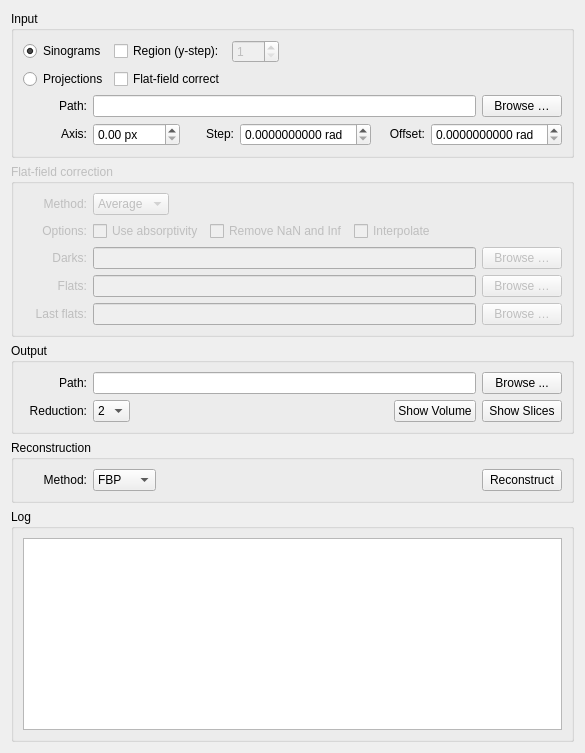
      <widget class="QWidget" name="tab_widgetPage1_2" native="true">
       <attribute name="title">
        <string>Reconstruct</string>
       </attribute>
       <layout class="QVBoxLayout" name="verticalLayout">
        <item>
         <widget class="QGroupBox" name="input_container">
          <property name="title">
           <string>Input</string>
          </property>
          <layout class="QVBoxLayout" name="verticalLayout_7">
           <item>
            <layout class="QGridLayout" name="gridLayout_4">
             <item row="1" column="0">
              <widget class="QRadioButton" name="proj_button">
               <property name="sizePolicy">
                <sizepolicy hsizetype="Fixed" vsizetype="Fixed">
                 <horstretch>0</horstretch>
                 <verstretch>0</verstretch>
                </sizepolicy>
               </property>
               <property name="toolTip">
                <string notr="true"/>
               </property>
               <property name="text">
                <string>Projections</string>
               </property>
               <property name="autoExclusive">
                <bool>true</bool>
               </property>
              </widget>
             </item>
             <item row="0" column="0">
              <widget class="QRadioButton" name="sino_button">
               <property name="sizePolicy">
                <sizepolicy hsizetype="Fixed" vsizetype="Fixed">
                 <horstretch>0</horstretch>
                 <verstretch>0</verstretch>
                </sizepolicy>
               </property>
               <property name="toolTip">
                <string notr="true"/>
               </property>
               <property name="text">
                <string>Sinograms</string>
               </property>
               <property name="checked">
                <bool>true</bool>
               </property>
               <property name="autoExclusive">
                <bool>true</bool>
               </property>
              </widget>
             </item>
             <item row="0" column="2">
              <widget class="QSpinBox" name="y_step">
               <property name="enabled">
                <bool>false</bool>
               </property>
               <property name="sizePolicy">
                <sizepolicy hsizetype="Fixed" vsizetype="Fixed">
                 <horstretch>0</horstretch>
                 <verstretch>0</verstretch>
                </sizepolicy>
               </property>
               <property name="minimum">
                <number>1</number>
               </property>
               <property name="maximum">
                <number>500</number>
               </property>
              </widget>
             </item>
             <item row="0" column="1">
              <widget class="QCheckBox" name="region_box">
               <property name="sizePolicy">
                <sizepolicy hsizetype="Fixed" vsizetype="Fixed">
                 <horstretch>0</horstretch>
                 <verstretch>0</verstretch>
                </sizepolicy>
               </property>
               <property name="mouseTracking">
                <bool>false</bool>
               </property>
               <property name="toolTip">
                <string notr="true"/>
               </property>
               <property name="statusTip">
                <string/>
               </property>
               <property name="whatsThis">
                <string/>
               </property>
               <property name="autoFillBackground">
                <bool>false</bool>
               </property>
               <property name="text">
                <string>Region (y-step):</string>
               </property>
              </widget>
             </item>
             <item row="0" column="3">
              <spacer name="horizontalSpacer_2">
               <property name="orientation">
                <enum>Qt::Horizontal</enum>
               </property>
               <property name="sizeHint" stdset="0">
                <size>
                 <width>40</width>
                 <height>20</height>
                </size>
               </property>
              </spacer>
             </item>
             <item row="1" column="1">
              <widget class="QCheckBox" name="ffc_box">
               <property name="sizePolicy">
                <sizepolicy hsizetype="Fixed" vsizetype="Fixed">
                 <horstretch>0</horstretch>
                 <verstretch>0</verstretch>
                </sizepolicy>
               </property>
               <property name="toolTip">
                <string notr="true"/>
               </property>
               <property name="text">
                <string>Flat-field correct</string>
               </property>
              </widget>
             </item>
            </layout>
           </item>
           <item>
            <layout class="QHBoxLayout" name="horizontalLayout_3">
             <item>
              <widget class="QLabel" name="input_path_label">
               <property name="sizePolicy">
                <sizepolicy hsizetype="Fixed" vsizetype="Fixed">
                 <horstretch>0</horstretch>
                 <verstretch>0</verstretch>
                </sizepolicy>
               </property>
               <property name="minimumSize">
                <size>
                 <width>64</width>
                 <height>0</height>
                </size>
               </property>
               <property name="toolTip">
                <string notr="true"/>
               </property>
               <property name="text">
                <string>Path:</string>
               </property>
               <property name="alignment">
                <set>Qt::AlignRight|Qt::AlignTrailing|Qt::AlignVCenter</set>
               </property>
              </widget>
             </item>
             <item>
              <widget class="QLineEdit" name="input_path_line">
               <property name="sizePolicy">
                <sizepolicy hsizetype="Expanding" vsizetype="Fixed">
                 <horstretch>0</horstretch>
                 <verstretch>0</verstretch>
                </sizepolicy>
               </property>
               <property name="toolTip">
                <string notr="true"/>
               </property>
              </widget>
             </item>
             <item>
              <widget class="QPushButton" name="input_path_button">
               <property name="sizePolicy">
                <sizepolicy hsizetype="Minimum" vsizetype="Fixed">
                 <horstretch>0</horstretch>
                 <verstretch>0</verstretch>
                </sizepolicy>
               </property>
               <property name="toolTip">
                <string notr="true"/>
               </property>
               <property name="text">
                <string>Browse …</string>
               </property>
              </widget>
             </item>
            </layout>
           </item>
           <item>
            <layout class="QGridLayout" name="params_layout" columnstretch="0,0,0,0,0,0,0,0">
             <property name="horizontalSpacing">
              <number>6</number>
             </property>
             <item row="0" column="3">
              <widget class="QDoubleSpinBox" name="axis_spin">
               <property name="sizePolicy">
                <sizepolicy hsizetype="Expanding" vsizetype="Fixed">
                 <horstretch>0</horstretch>
                 <verstretch>0</verstretch>
                </sizepolicy>
               </property>
               <property name="toolTip">
                <string notr="true"/>
               </property>
               <property name="suffix">
                <string> px</string>
               </property>
               <property name="maximum">
                <double>8192.000000000000000</double>
               </property>
              </widget>
             </item>
             <item row="0" column="4">
              <widget class="QLabel" name="angle_label">
               <property name="sizePolicy">
                <sizepolicy hsizetype="Minimum" vsizetype="Fixed">
                 <horstretch>0</horstretch>
                 <verstretch>0</verstretch>
                </sizepolicy>
               </property>
               <property name="minimumSize">
                <size>
                 <width>48</width>
                 <height>0</height>
                </size>
               </property>
               <property name="toolTip">
                <string notr="true"/>
               </property>
               <property name="text">
                <string>Step:</string>
               </property>
               <property name="alignment">
                <set>Qt::AlignRight|Qt::AlignTrailing|Qt::AlignVCenter</set>
               </property>
              </widget>
             </item>
             <item row="0" column="2">
              <widget class="QLabel" name="axis_label">
               <property name="sizePolicy">
                <sizepolicy hsizetype="Minimum" vsizetype="Fixed">
                 <horstretch>0</horstretch>
                 <verstretch>0</verstretch>
                </sizepolicy>
               </property>
               <property name="minimumSize">
                <size>
                 <width>64</width>
                 <height>0</height>
                </size>
               </property>
               <property name="toolTip">
                <string notr="true"/>
               </property>
               <property name="text">
                <string>Axis:</string>
               </property>
               <property name="alignment">
                <set>Qt::AlignRight|Qt::AlignTrailing|Qt::AlignVCenter</set>
               </property>
              </widget>
             </item>
             <item row="0" column="6">
              <widget class="QLabel" name="offset_label">
               <property name="sizePolicy">
                <sizepolicy hsizetype="Minimum" vsizetype="Fixed">
                 <horstretch>0</horstretch>
                 <verstretch>0</verstretch>
                </sizepolicy>
               </property>
               <property name="minimumSize">
                <size>
                 <width>48</width>
                 <height>0</height>
                </size>
               </property>
               <property name="toolTip">
                <string notr="true"/>
               </property>
               <property name="text">
                <string>Offset:</string>
               </property>
               <property name="alignment">
                <set>Qt::AlignRight|Qt::AlignTrailing|Qt::AlignVCenter</set>
               </property>
              </widget>
             </item>
             <item row="0" column="5">
              <widget class="QDoubleSpinBox" name="angle_step">
               <property name="sizePolicy">
                <sizepolicy hsizetype="Expanding" vsizetype="Fixed">
                 <horstretch>0</horstretch>
                 <verstretch>0</verstretch>
                </sizepolicy>
               </property>
               <property name="toolTip">
                <string notr="true"/>
               </property>
               <property name="suffix">
                <string> rad</string>
               </property>
               <property name="decimals">
                <number>10</number>
               </property>
              </widget>
             </item>
             <item row="0" column="7">
              <widget class="QDoubleSpinBox" name="angle_offset">
               <property name="sizePolicy">
                <sizepolicy hsizetype="Expanding" vsizetype="Fixed">
                 <horstretch>0</horstretch>
                 <verstretch>0</verstretch>
                </sizepolicy>
               </property>
               <property name="toolTip">
                <string notr="true"/>
               </property>
               <property name="suffix">
                <string> rad</string>
               </property>
               <property name="decimals">
                <number>10</number>
               </property>
              </widget>
             </item>
            </layout>
           </item>
          </layout>
         </widget>
        </item>
        <item>
         <widget class="QGroupBox" name="preprocessing_container">
          <property name="enabled">
           <bool>false</bool>
          </property>
          <property name="sizePolicy">
           <sizepolicy hsizetype="Preferred" vsizetype="Preferred">
            <horstretch>0</horstretch>
            <verstretch>0</verstretch>
           </sizepolicy>
          </property>
          <property name="title">
           <string>Flat-field correction</string>
          </property>
          <layout class="QVBoxLayout" name="verticalLayout_5">
           <item>
            <layout class="QGridLayout" name="gridLayout_3">
             <item row="0" column="1">
              <widget class="QComboBox" name="ffc_options">
               <property name="sizePolicy">
                <sizepolicy hsizetype="Fixed" vsizetype="Fixed">
                 <horstretch>0</horstretch>
                 <verstretch>0</verstretch>
                </sizepolicy>
               </property>
               <item>
                <property name="text">
                 <string>Average</string>
                </property>
               </item>
               <item>
                <property name="text">
                 <string>Median</string>
                </property>
               </item>
              </widget>
             </item>
             <item row="1" column="0">
              <widget class="QLabel" name="label_3">
               <property name="minimumSize">
                <size>
                 <width>64</width>
                 <height>0</height>
                </size>
               </property>
               <property name="text">
                <string>Options:</string>
               </property>
               <property name="alignment">
                <set>Qt::AlignRight|Qt::AlignTrailing|Qt::AlignVCenter</set>
               </property>
              </widget>
             </item>
             <item row="1" column="1">
              <layout class="QHBoxLayout" name="horizontalLayout_7">
               <item>
                <widget class="QCheckBox" name="absorptivity_box">
                 <property name="text">
                  <string>Use absorptivity</string>
                 </property>
                </widget>
               </item>
               <item>
                <widget class="QCheckBox" name="fix_naninf_box">
                 <property name="text">
                  <string>Remove NaN and Inf</string>
                 </property>
                </widget>
               </item>
               <item>
                <widget class="QCheckBox" name="interpolate_button">
                 <property name="sizePolicy">
                  <sizepolicy hsizetype="Fixed" vsizetype="Fixed">
                   <horstretch>0</horstretch>
                   <verstretch>0</verstretch>
                  </sizepolicy>
                 </property>
                 <property name="text">
                  <string>Interpolate</string>
                 </property>
                </widget>
               </item>
               <item>
                <spacer name="horizontalSpacer_6">
                 <property name="orientation">
                  <enum>Qt::Horizontal</enum>
                 </property>
                 <property name="sizeHint" stdset="0">
                  <size>
                   <width>40</width>
                   <height>20</height>
                  </size>
                 </property>
                </spacer>
               </item>
              </layout>
             </item>
             <item row="0" column="0">
              <widget class="QLabel" name="label_2">
               <property name="minimumSize">
                <size>
                 <width>64</width>
                 <height>0</height>
                </size>
               </property>
               <property name="text">
                <string>Method:</string>
               </property>
               <property name="alignment">
                <set>Qt::AlignRight|Qt::AlignTrailing|Qt::AlignVCenter</set>
               </property>
              </widget>
             </item>
             <item row="2" column="0">
              <widget class="QLabel" name="darks_label">
               <property name="enabled">
                <bool>false</bool>
               </property>
               <property name="minimumSize">
                <size>
                 <width>64</width>
                 <height>0</height>
                </size>
               </property>
               <property name="toolTip">
                <string notr="true"/>
               </property>
               <property name="text">
                <string>Darks:</string>
               </property>
               <property name="alignment">
                <set>Qt::AlignRight|Qt::AlignTrailing|Qt::AlignVCenter</set>
               </property>
              </widget>
             </item>
             <item row="2" column="1">
              <layout class="QHBoxLayout" name="horizontalLayout_2">
               <item>
                <widget class="QLineEdit" name="darks_path_line">
                 <property name="enabled">
                  <bool>false</bool>
                 </property>
                 <property name="toolTip">
                  <string notr="true"/>
                 </property>
                </widget>
               </item>
               <item>
                <widget class="QPushButton" name="darks_path_button">
                 <property name="enabled">
                  <bool>false</bool>
                 </property>
                 <property name="toolTip">
                  <string notr="true"/>
                 </property>
                 <property name="text">
                  <string>Browse …</string>
                 </property>
                </widget>
               </item>
              </layout>
             </item>
             <item row="3" column="0">
              <widget class="QLabel" name="flats_label">
               <property name="enabled">
                <bool>false</bool>
               </property>
               <property name="minimumSize">
                <size>
                 <width>64</width>
                 <height>0</height>
                </size>
               </property>
               <property name="toolTip">
                <string notr="true"/>
               </property>
               <property name="lineWidth">
                <number>0</number>
               </property>
               <property name="text">
                <string>Flats:</string>
               </property>
               <property name="alignment">
                <set>Qt::AlignRight|Qt::AlignTrailing|Qt::AlignVCenter</set>
               </property>
              </widget>
             </item>
             <item row="4" column="0">
              <widget class="QLabel" name="flats2_label">
               <property name="minimumSize">
                <size>
                 <width>64</width>
                 <height>0</height>
                </size>
               </property>
               <property name="text">
                <string>Last flats:</string>
               </property>
               <property name="alignment">
                <set>Qt::AlignRight|Qt::AlignTrailing|Qt::AlignVCenter</set>
               </property>
              </widget>
             </item>
             <item row="3" column="1">
              <layout class="QHBoxLayout" name="horizontalLayout_8">
               <item>
                <widget class="QLineEdit" name="flats_path_line">
                 <property name="enabled">
                  <bool>false</bool>
                 </property>
                 <property name="toolTip">
                  <string notr="true"/>
                 </property>
                </widget>
               </item>
               <item>
                <widget class="QPushButton" name="flats_path_button">
                 <property name="enabled">
                  <bool>false</bool>
                 </property>
                 <property name="toolTip">
                  <string notr="true"/>
                 </property>
                 <property name="text">
                  <string>Browse …</string>
                 </property>
                </widget>
               </item>
              </layout>
             </item>
             <item row="4" column="1">
              <layout class="QHBoxLayout" name="horizontalLayout_9">
               <item>
                <widget class="QLineEdit" name="flats2_path_line"/>
               </item>
               <item>
                <widget class="QPushButton" name="flats2_path_button">
                 <property name="text">
                  <string>Browse …</string>
                 </property>
                </widget>
               </item>
              </layout>
             </item>
            </layout>
           </item>
          </layout>
         </widget>
        </item>
        <item>
         <widget class="QGroupBox" name="output_container">
          <property name="title">
           <string>Output</string>
          </property>
          <layout class="QVBoxLayout" name="verticalLayout_9">
           <item>
            <layout class="QHBoxLayout" name="horizontalLayout_4">
             <item>
              <widget class="QLabel" name="output_path_label">
               <property name="sizePolicy">
                <sizepolicy hsizetype="Minimum" vsizetype="Fixed">
                 <horstretch>0</horstretch>
                 <verstretch>0</verstretch>
                </sizepolicy>
               </property>
               <property name="minimumSize">
                <size>
                 <width>64</width>
                 <height>0</height>
                </size>
               </property>
               <property name="toolTip">
                <string/>
               </property>
               <property name="text">
                <string>Path:</string>
               </property>
               <property name="alignment">
                <set>Qt::AlignRight|Qt::AlignTrailing|Qt::AlignVCenter</set>
               </property>
              </widget>
             </item>
             <item>
              <widget class="QLineEdit" name="output_path_line">
               <property name="sizePolicy">
                <sizepolicy hsizetype="Expanding" vsizetype="Fixed">
                 <horstretch>0</horstretch>
                 <verstretch>0</verstretch>
                </sizepolicy>
               </property>
               <property name="toolTip">
                <string notr="true"/>
               </property>
              </widget>
             </item>
             <item>
              <widget class="QPushButton" name="output_path_button">
               <property name="sizePolicy">
                <sizepolicy hsizetype="Minimum" vsizetype="Fixed">
                 <horstretch>0</horstretch>
                 <verstretch>0</verstretch>
                </sizepolicy>
               </property>
               <property name="toolTip">
                <string notr="true"/>
               </property>
               <property name="text">
                <string>Browse ...</string>
               </property>
              </widget>
             </item>
            </layout>
           </item>
           <item>
            <layout class="QHBoxLayout" name="horizontalLayout_5">
             <item>
              <widget class="QLabel" name="label">
               <property name="minimumSize">
                <size>
                 <width>64</width>
                 <height>0</height>
                </size>
               </property>
               <property name="text">
                <string>Reduction:</string>
               </property>
               <property name="alignment">
                <set>Qt::AlignRight|Qt::AlignTrailing|Qt::AlignVCenter</set>
               </property>
              </widget>
             </item>
             <item>
              <widget class="QComboBox" name="reduction_box">
               <property name="currentIndex">
                <number>1</number>
               </property>
               <item>
                <property name="text">
                 <string>1</string>
                </property>
               </item>
               <item>
                <property name="text">
                 <string>2</string>
                </property>
               </item>
               <item>
                <property name="text">
                 <string>4</string>
                </property>
               </item>
               <item>
                <property name="text">
                 <string>8</string>
                </property>
               </item>
              </widget>
             </item>
             <item>
              <spacer name="horizontalSpacer_4">
               <property name="orientation">
                <enum>Qt::Horizontal</enum>
               </property>
               <property name="sizeHint" stdset="0">
                <size>
                 <width>40</width>
                 <height>20</height>
                </size>
               </property>
              </spacer>
             </item>
             <item>
              <widget class="QPushButton" name="show_volume_button">
               <property name="text">
                <string>Show Volume</string>
               </property>
              </widget>
             </item>
             <item>
              <widget class="QPushButton" name="show_slices_button">
               <property name="text">
                <string>Show Slices</string>
               </property>
              </widget>
             </item>
            </layout>
           </item>
          </layout>
         </widget>
        </item>
        <item>
         <widget class="QGroupBox" name="reconstruction_container">
          <property name="title">
           <string>Reconstruction</string>
          </property>
          <layout class="QVBoxLayout" name="verticalLayout_8">
           <item>
            <layout class="QGridLayout" name="gridLayout">
             <item row="0" column="0">
              <widget class="QLabel" name="method_label">
               <property name="sizePolicy">
                <sizepolicy hsizetype="Minimum" vsizetype="Fixed">
                 <horstretch>0</horstretch>
                 <verstretch>0</verstretch>
                </sizepolicy>
               </property>
               <property name="minimumSize">
                <size>
                 <width>64</width>
                 <height>0</height>
                </size>
               </property>
               <property name="font">
                <font>
                 <weight>50</weight>
                 <bold>false</bold>
                </font>
               </property>
               <property name="text">
                <string>Method:</string>
               </property>
               <property name="alignment">
                <set>Qt::AlignRight|Qt::AlignTrailing|Qt::AlignVCenter</set>
               </property>
              </widget>
             </item>
             <item row="0" column="1">
              <widget class="QComboBox" name="method_box">
               <property name="sizePolicy">
                <sizepolicy hsizetype="Minimum" vsizetype="Fixed">
                 <horstretch>0</horstretch>
                 <verstretch>0</verstretch>
                </sizepolicy>
               </property>
               <property name="font">
                <font>
                 <weight>50</weight>
                 <bold>false</bold>
                </font>
               </property>
               <item>
                <property name="text">
                 <string>FBP</string>
                </property>
               </item>
               <item>
                <property name="text">
                 <string>DFI</string>
                </property>
               </item>
               <item>
                <property name="text">
                 <string>SART</string>
                </property>
               </item>
              </widget>
             </item>
             <item row="0" column="2">
              <spacer name="horizontalSpacer">
               <property name="orientation">
                <enum>Qt::Horizontal</enum>
               </property>
               <property name="sizeHint" stdset="0">
                <size>
                 <width>40</width>
                 <height>20</height>
                </size>
               </property>
              </spacer>
             </item>
             <item row="0" column="3">
              <widget class="QPushButton" name="reco_button">
               <property name="sizePolicy">
                <sizepolicy hsizetype="Minimum" vsizetype="Fixed">
                 <horstretch>0</horstretch>
                 <verstretch>0</verstretch>
                </sizepolicy>
               </property>
               <property name="text">
                <string>Reconstruct</string>
               </property>
              </widget>
             </item>
            </layout>
           </item>
          </layout>
         </widget>
        </item>
        <item>
         <widget class="QGroupBox" name="log_container">
          <property name="sizePolicy">
           <sizepolicy hsizetype="MinimumExpanding" vsizetype="MinimumExpanding">
            <horstretch>0</horstretch>
            <verstretch>0</verstretch>
           </sizepolicy>
          </property>
          <property name="title">
           <string>Log</string>
          </property>
          <layout class="QVBoxLayout" name="verticalLayout_10">
           <item>
            <widget class="QTextBrowser" name="text_browser">
             <property name="sizePolicy">
              <sizepolicy hsizetype="Minimum" vsizetype="Expanding">
               <horstretch>0</horstretch>
               <verstretch>0</verstretch>
              </sizepolicy>
             </property>
             <property name="font">
              <font>
               <family>Source Code Pro</family>
              </font>
             </property>
             <property name="frameShadow">
              <enum>QFrame::Sunken</enum>
             </property>
             <property name="midLineWidth">
              <number>0</number>
             </property>
            </widget>
           </item>
          </layout>
         </widget>
        </item>
       </layout>
      </widget>
